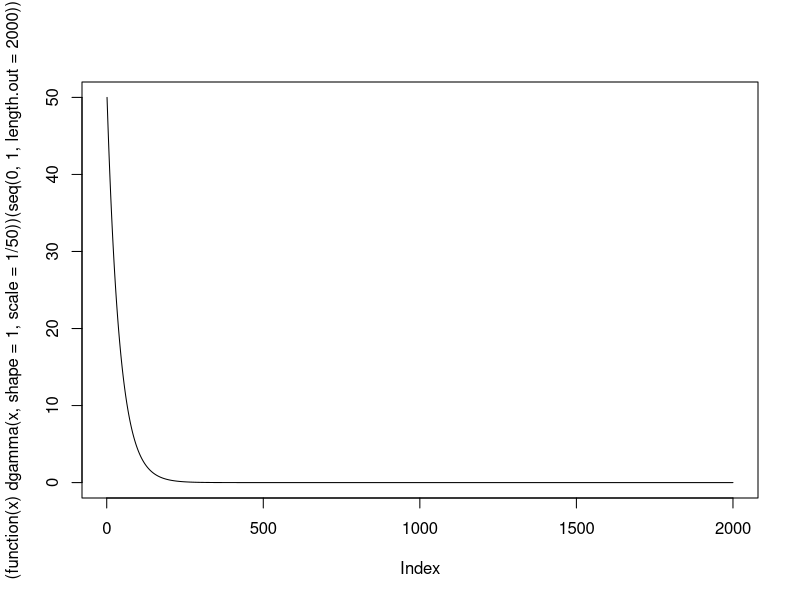

The R source for this figure: (Note: this script raises an error after producing the figure.)

plot((function(x) dgamma(x, shape = 1, scale=1/50))(seq(0, 1, length.out = 2000)), type="l")

dat <- rgamma(10, 1, 1/50)

f <- function(p, ...) prod(dgamma(dat, p[1], p[2]))
x <- c(1, 1)

# Adaptive kernel
prob <- replicate(1e3, sdml_adaptive_kernel(
  x = c(1,1),
  f = f, alpha=.9
)$h)

plot(log(prob[!is.nan(prob)]), type="l")

# Non adaptive kernel
# normal_prop()